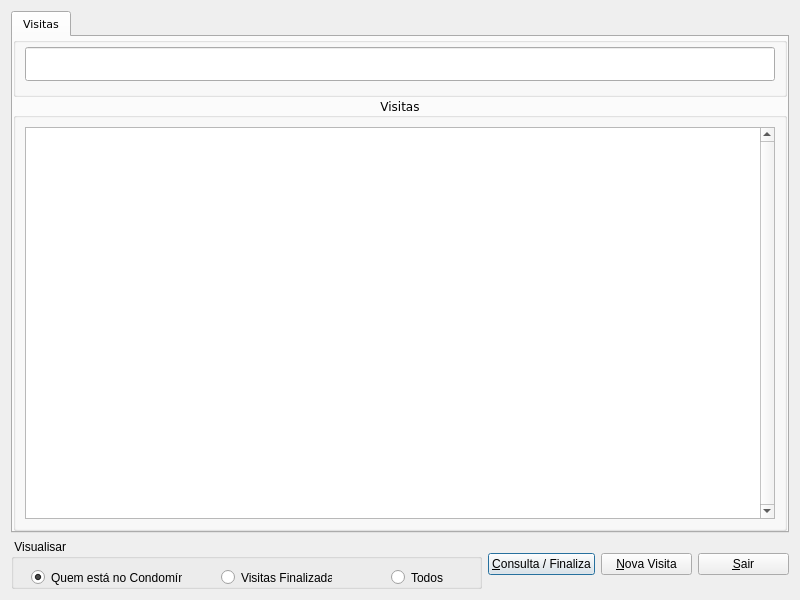
<?xml version="1.0" encoding="UTF-8"?>
<ui version="4.0">
 <class>Managervisit</class>
 <widget class="QDialog" name="Managervisit">
  <property name="geometry">
   <rect>
    <x>0</x>
    <y>0</y>
    <width>800</width>
    <height>600</height>
   </rect>
  </property>
  <property name="windowTitle">
   <string/>
  </property>
  <property name="windowIcon">
   <iconset resource="../../icons/resources.qrc">
    <normaloff>:/png/marca-m.png</normaloff>:/png/marca-m.png</iconset>
  </property>
  <layout class="QVBoxLayout" name="verticalLayout">
   <item>
    <widget class="QTabWidget" name="tabWidget">
     <property name="font">
      <font>
       <family>Verdana</family>
       <pointsize>8</pointsize>
      </font>
     </property>
     <property name="focusPolicy">
      <enum>Qt::NoFocus</enum>
     </property>
     <property name="currentIndex">
      <number>0</number>
     </property>
     <widget class="QWidget" name="tab">
      <attribute name="title">
       <string>Visitas</string>
      </attribute>
      <layout class="QGridLayout" name="gridLayout_2">
       <property name="leftMargin">
        <number>0</number>
       </property>
       <property name="topMargin">
        <number>0</number>
       </property>
       <property name="rightMargin">
        <number>0</number>
       </property>
       <property name="bottomMargin">
        <number>0</number>
       </property>
       <property name="spacing">
        <number>0</number>
       </property>
       <item row="1" column="0">
        <widget class="QGroupBox" name="groupBoxItens">
         <property name="font">
          <font>
           <family>Verdana</family>
           <pointsize>9</pointsize>
           <weight>50</weight>
           <bold>false</bold>
          </font>
         </property>
         <property name="title">
          <string>Visitas</string>
         </property>
         <property name="alignment">
          <set>Qt::AlignCenter</set>
         </property>
         <layout class="QHBoxLayout" name="horizontalLayout_4">
          <item>
           <widget class="QRadTableViewSearch" name="tableViewSearch">
            <property name="font">
             <font>
              <family>Verdana</family>
              <pointsize>8</pointsize>
             </font>
            </property>
            <property name="focusPolicy">
             <enum>Qt::NoFocus</enum>
            </property>
            <property name="styleSheet">
             <string notr="true">selection-background-color: rgba(102, 176, 239, 75%); selection-color: rgb(255, 255, 255);</string>
            </property>
            <property name="verticalScrollBarPolicy">
             <enum>Qt::ScrollBarAlwaysOn</enum>
            </property>
            <property name="selectionBehavior">
             <enum>QAbstractItemView::SelectRows</enum>
            </property>
            <property name="sortingEnabled">
             <bool>true</bool>
            </property>
            <attribute name="horizontalHeaderMinimumSectionSize">
             <number>20</number>
            </attribute>
            <attribute name="verticalHeaderVisible">
             <bool>false</bool>
            </attribute>
            <attribute name="verticalHeaderMinimumSectionSize">
             <number>18</number>
            </attribute>
           </widget>
          </item>
         </layout>
        </widget>
       </item>
       <item row="0" column="0">
        <widget class="QGroupBox" name="groupBox_2">
         <property name="minimumSize">
          <size>
           <width>0</width>
           <height>60</height>
          </size>
         </property>
         <property name="maximumSize">
          <size>
           <width>16777215</width>
           <height>60</height>
          </size>
         </property>
         <property name="font">
          <font>
           <family>Verdana</family>
           <pointsize>9</pointsize>
           <weight>75</weight>
           <bold>true</bold>
          </font>
         </property>
         <property name="title">
          <string/>
         </property>
         <property name="alignment">
          <set>Qt::AlignHCenter|Qt::AlignTop</set>
         </property>
         <layout class="QHBoxLayout" name="horizontalLayout">
          <property name="spacing">
           <number>6</number>
          </property>
          <property name="leftMargin">
           <number>9</number>
          </property>
          <property name="topMargin">
           <number>0</number>
          </property>
          <property name="rightMargin">
           <number>9</number>
          </property>
          <property name="bottomMargin">
           <number>9</number>
          </property>
          <item>
           <widget class="QRadLineEditFakeEnter" name="lineEditSearch">
            <property name="minimumSize">
             <size>
              <width>0</width>
              <height>34</height>
             </size>
            </property>
            <property name="maximumSize">
             <size>
              <width>16777215</width>
              <height>34</height>
             </size>
            </property>
            <property name="font">
             <font>
              <family>Verdana</family>
              <pointsize>18</pointsize>
             </font>
            </property>
           </widget>
          </item>
         </layout>
        </widget>
       </item>
      </layout>
     </widget>
    </widget>
   </item>
   <item>
    <layout class="QHBoxLayout" name="horizontalLayout_3">
     <item>
      <widget class="QGroupBox" name="groupBox">
       <property name="minimumSize">
        <size>
         <width>471</width>
         <height>50</height>
        </size>
       </property>
       <property name="title">
        <string> Visualisar</string>
       </property>
       <widget class="QRadioButton" name="radioButtonOpened">
        <property name="geometry">
         <rect>
          <x>20</x>
          <y>30</y>
          <width>151</width>
          <height>17</height>
         </rect>
        </property>
        <property name="text">
         <string>Quem está no Condomínio</string>
        </property>
        <property name="checked">
         <bool>true</bool>
        </property>
       </widget>
       <widget class="QRadioButton" name="radioButtonEnded">
        <property name="geometry">
         <rect>
          <x>210</x>
          <y>30</y>
          <width>111</width>
          <height>17</height>
         </rect>
        </property>
        <property name="text">
         <string>Visitas Finalizadas</string>
        </property>
       </widget>
       <widget class="QRadioButton" name="radioButtonAll">
        <property name="geometry">
         <rect>
          <x>380</x>
          <y>30</y>
          <width>82</width>
          <height>17</height>
         </rect>
        </property>
        <property name="text">
         <string>Todos</string>
        </property>
       </widget>
      </widget>
     </item>
     <item>
      <layout class="QHBoxLayout" name="horizontalLayout_2">
       <item>
        <widget class="QPushButton" name="PshBtnEditar">
         <property name="text">
          <string>&amp;Consulta / Finaliza</string>
         </property>
        </widget>
       </item>
       <item>
        <widget class="QPushButton" name="PshBtnNovo">
         <property name="text">
          <string>&amp;Nova Visita</string>
         </property>
        </widget>
       </item>
       <item>
        <widget class="QPushButton" name="PshBtnSair">
         <property name="text">
          <string>&amp;Sair</string>
         </property>
        </widget>
       </item>
      </layout>
     </item>
    </layout>
   </item>
  </layout>
 </widget>
 <customwidgets>
  <customwidget>
   <class>QRadLineEditFakeEnter</class>
   <extends>QLineEdit</extends>
   <header location="global">qradlineeditfakeenter.h</header>
  </customwidget>
  <customwidget>
   <class>QRadTableViewSearch</class>
   <extends>QTableView</extends>
   <header>qradtableviewsearch.h</header>
  </customwidget>
 </customwidgets>
 <resources>
  <include location="../../icons/resources.qrc"/>
  <include location="../../icons/resources.qrc"/>
 </resources>
 <connections/>
</ui>
